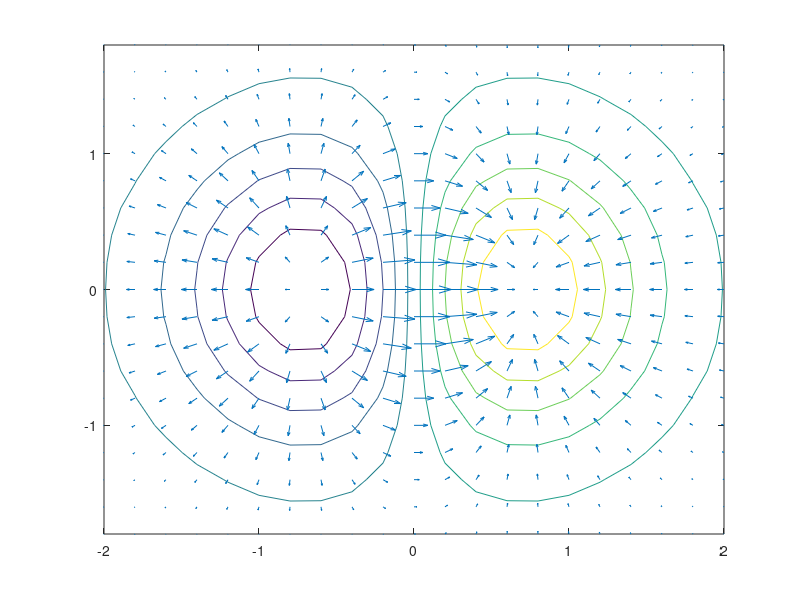
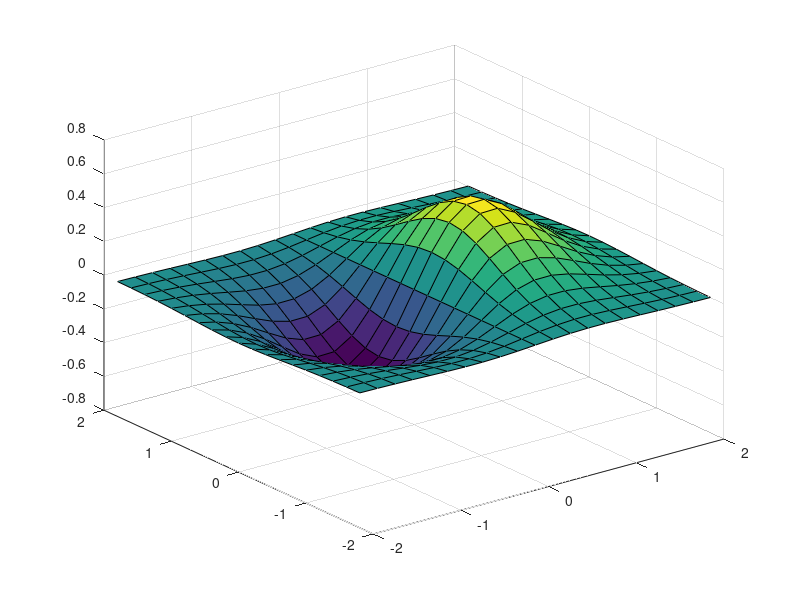

MATLAB code for these plots, in order:
clear
clear all
close all

[x,y]=meshgrid(-2:.2:2,-1.8:.2:1.8);

z=x.*exp(-x.^2-y.^2)

[dx,dy]=gradient(z);

contour(x,y,z)

hold on

quiver(x,y,dx,dy)

hold off

figure(2)

surf(x, y, z)